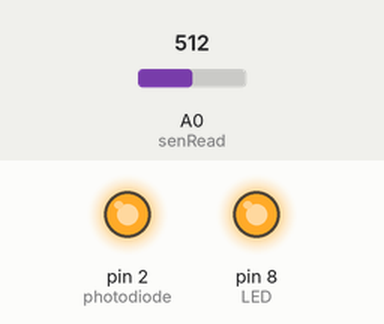
This sketch was run on a simulated Arduino Uno, built with avr-gcc and run on an emulated ATmega328P. Shown: output pins drawn as LEDs (lit = HIGH). The test bench sets the inputs (shaded band); at power-on: A0 (senRead) = 512. What the sketch prints to the serial monitor is not drawn.

Above: at 0.1 s.
Timing chart, 0 to 1.6 s (numbered marks = the images above):
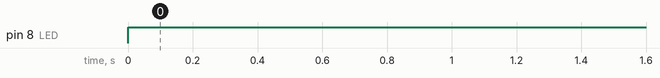

Measured:
- by itself, pin 8 (LED): LOW → HIGH at 0.00 s

The sketch:

IRRec.ino
```cpp
/*

 */

int photodiode = 2;

int LED = 8;
int senRead = A0;
int limit = 850;

void setup()
{
    // opens serial port, sets data rate to 9600 bps
    Serial.begin(9600);

    pinMode(photodiode, OUTPUT);
    pinMode(LED, OUTPUT);

    digitalWrite(photodiode, HIGH);
    digitalWrite(LED, LOW);
}

void loop()
{
    int val = analogRead(senRead);

    Serial.println(val);

    if (val <= limit)
    {
        digitalWrite(LED, HIGH);
        delay(200);
    }
}
```
